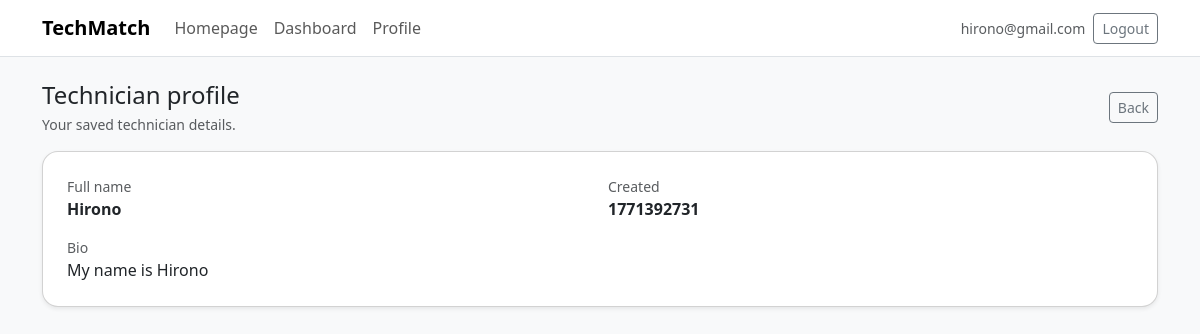
/technician/profile (signed in), run on the app's committed database.
### tables this page shows
CREATE TABLE users (
    id INTEGER PRIMARY KEY AUTOINCREMENT,
    email TEXT NOT NULL UNIQUE,
    password_hash TEXT NOT NULL,
    role TEXT NOT NULL CHECK(role IN ('ADMIN','TECHNICIAN','BUSINESS')),
    is_active INTEGER NOT NULL DEFAULT 1,
    -- derived from verification workflow; kept for quick gating & UI consistency
    is_verified INTEGER NOT NULL DEFAULT 0,
    -- used for agency/admin created technician accounts
    force_password_change INTEGER NOT NULL DEFAULT 0,
    password_changed_at INTEGER,
    created_at INTEGER NOT NULL,
    last_login_at INTEGER
);

CREATE TABLE technician_profiles (
    id INTEGER PRIMARY KEY AUTOINCREMENT,
    user_id INTEGER NOT NULL UNIQUE,
    full_name TEXT NOT NULL,
    skills_json TEXT NOT NULL,
    bio TEXT,
    created_at INTEGER NOT NULL,
    FOREIGN KEY(user_id) REFERENCES users(id)
);

### app/routes/technician_routes.py (the view)
@bp.get("/profile", endpoint="profile")
@login_required
@role_required("TECHNICIAN")
def view_profile():
    profile = get_technician_profile(session["user_id"])
    return render_template("technician/profile_view.html", tech=profile, profile=profile)

### app/db.py (called while the page is built)
def get_db():
    if "db" not in g:
        g.db = sqlite3.connect(current_app.config["DATABASE"])
        g.db.row_factory = sqlite3.Row
    return g.db

### app/services/profile_service.py (called while the page is built)
def get_technician_profile(user_id: int):
    db = get_db()
    return db.execute("SELECT * FROM technician_profiles WHERE user_id = ?", (int(user_id),)).fetchone()

### app/services/user_service.py (called while the page is built)
def get_user_by_id(user_id: int):
    db_path = current_app.config["DATABASE"]
    conn = sqlite3.connect(db_path)
    conn.row_factory = sqlite3.Row
    cur = conn.cursor()
    cur.execute("SELECT * FROM users WHERE id = ?", (user_id,))
    row = cur.fetchone()
    conn.close()
    return dict(row) if row else None

### templates/technician/profile_view.html (shortened to what this page needs)
{% extends "base.html" %}
{% block content %}
<div class="d-flex justify-content-between align-items-center mb-3">
  <div>
    <h1 class="h4 mb-1">Technician profile</h1>
    <div class="text-muted small">Your saved technician details.</div>
  </div>
  <a class="btn btn-outline-secondary btn-sm" href="{{ url_for('user.homepage') }}">Back</a>
</div>
<div class="card shadow-sm tm-card">
  <div class="card-body p-4">
    <div class="row g-3">
      <div class="col-12 col-md-6">
        <div class="text-muted small">Full name</div>
        <div class="fw-semibold">{{ profile.full_name }}</div>
      </div>
      <div class="col-12 col-md-6">
        <div class="text-muted small">Created</div>
        <div class="fw-semibold">{{ profile.created_at }}</div>
      </div>
      <div class="col-12">
        <div class="text-muted small">Bio</div>
        <div>{{ profile.bio or "—" }}</div>
      </div>
    </div>
  </div>
</div>
{% endblock %}

### templates/base.html (shortened to what this page needs)
<!doctype html>
<html lang="en">
<head>
  <link href="https://cdn.jsdelivr.net/npm/bootstrap@5.3.3/dist/css/bootstrap.min.css" rel="stylesheet">
  <link rel="stylesheet" href="{{ url_for('static', filename='app.css') }}">
</head>
<body class="bg-light">
  <nav class="navbar navbar-expand-lg navbar-light bg-white border-bottom">
    <div class="container">
      {% if session and session.get('user_id') %}
        {% if session.get('role') == 'ADMIN' %}
          <a class="navbar-brand fw-semibold" href="{{ url_for('admin.homepage') }}">TechMatch</a>
        {% else %}
          <a class="navbar-brand fw-semibold" href="{{ url_for('user.homepage') }}">TechMatch</a>
        {% endif %}
      {% else %}
        <a class="navbar-brand fw-semibold" href="{{ url_for('auth.landing') }}">TechMatch</a>
      {% endif %}
      <div class="collapse navbar-collapse" id="tmNav">
        <ul class="navbar-nav me-auto mb-2 mb-lg-0">
          {% if session and session.get('user_id') %}
            {% if session.get('role') == 'ADMIN' %}
               <li class="nav-item">
            <a class="nav-link {% if request.path.startswith('/admin/homepage') %}active{% endif %}" href="{{ url_for('admin.homepage') }}">Admin Homepage</a>
          </li>
          <li class="nav-item">
            <a class="nav-link {% if request.path.startswith('/admin/technicians') %}active{% endif %}" href="{{ url_for('admin.admin_technicians') }}">Technician Listing</a>
          </li>
          <li class="nav-item">
            <a class="nav-link {% if request.path.startswith('/admin/businesses') %}active{% endif %}" href="{{ url_for('admin.admin_businesses') }}">Business Listing</a>
          </li>
          <li class="nav-item">
            <a class="nav-link {% if request.path.startswith('/admin/audit-logs') %}active{% endif %}" href="{{ url_for('admin.audit_logs') }}">Audit Logs</a>
          </li>
            {% else %}
              <li class="nav-item"><a class="nav-link" href="{{ url_for('user.homepage') }}">Homepage</a></li>
              {% if session.get('role') == 'TECHNICIAN' %}
              <li class="nav-item"><a class="nav-link" href="{{ url_for('technician.dashboard_page') }}">Dashboard</a></li>
              {% endif %}
<li class="nav-item"><a class="nav-link" href="{{ url_for('user.profile_get') }}">Profile</a></li>
            {% endif %}
          {% endif %}
        </ul>
        <div class="d-flex gap-2 align-items-center">
          {% if session and session.get('user_id') %}
            <span class="text-muted small d-none d-lg-inline">{{ session.get('email') }}</span>
            <form method="post" action="{{ url_for('auth.logout') }}" class="m-0">
              <button class="btn btn-outline-secondary btn-sm" type="submit">Logout</button>
            </form>
          {% else %}
            <a class="btn btn-outline-primary btn-sm" href="{{ url_for('auth.login_get') }}">Login</a>
          {% endif %}
        </div>
      </div>
    </div>
  </nav>
  <main class="py-4">
    <div class="container">
      {% block content %}{% endblock %}
    </div>
  </main>
</body>
</html>

### static/app.css (style rules this page uses)
.tm-card { border-radius: 1rem; }

### data on the page
users: get "hirono@gmail.com"
technician_profiles: full_name "Hirono", created_at "1771392731", bio "My name is Hirono"
